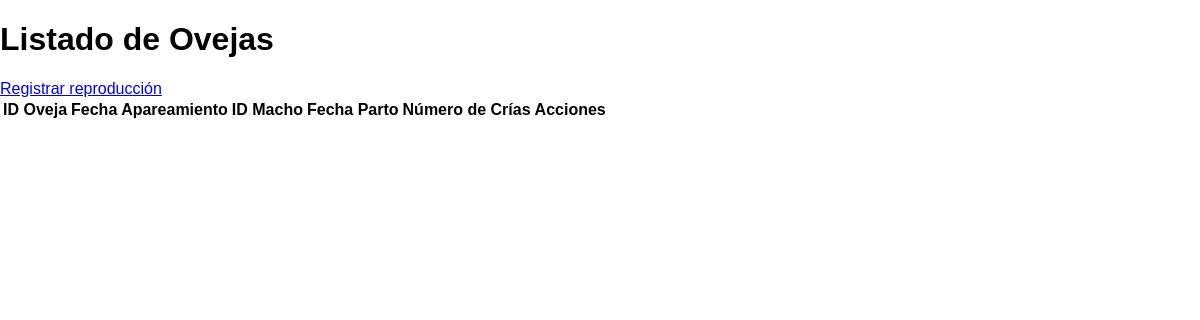
The app's page /listar_reproduccion, older data.
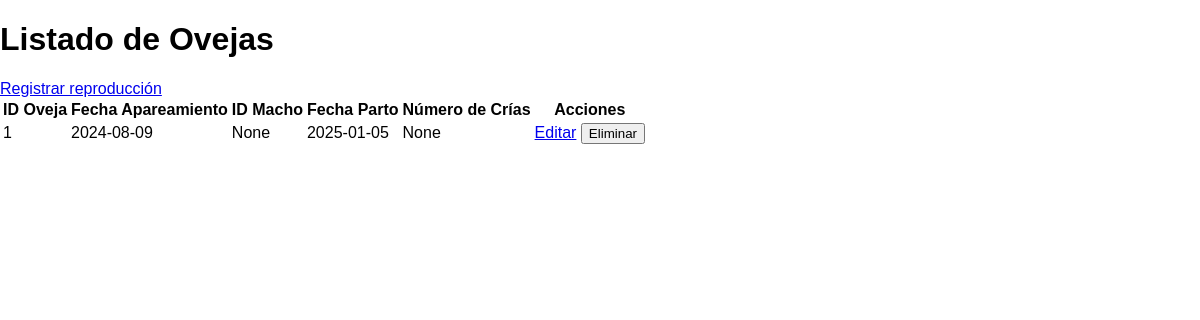
The same page, newer data.
### app/models.py (models this page shows)
class Reproduccion(db.Model):
    id = db.Column(db.Integer, primary_key=True)
    id_oveja = db.Column(db.Integer, db.ForeignKey('oveja.id'), nullable=False)
    fecha_apareamiento = db.Column(db.Date, nullable=False)
    id_macho = db.Column(db.Integer, db.ForeignKey('oveja.id'), nullable=True)
    fecha_parto = db.Column(db.Date, nullable=True)
    num_crias = db.Column(db.Integer, nullable=True)

### app/routes.py (the view)
@app.route('/listar_reproduccion')
def listar_reproduccion():
    reproducciones = Reproduccion.query.all()  # Renombra la variable
    return render_template('listar_reproduccion.html', reproducciones=reproducciones)

### app/templates/listar_reproduccion.html (shortened to what this page needs)
<!DOCTYPE html>
<html lang="es">
<head>
    <link rel="stylesheet" href="{{ url_for('static', filename='styles.css') }}">
</head>
<body>
    <h1>Listado de Ovejas</h1>
    <a href="{{ url_for('registrar_reproduccion') }}">Registrar reproducción</a>
    <table>
        <thead>
            <tr>
                <th>ID Oveja</th>
                <th>Fecha Apareamiento</th>
                <th>ID Macho</th>
                <th>Fecha Parto</th>
                <th>Número de Crías</th>
                <th>Acciones</th>
            </tr>
        </thead>
        <tbody>
            {% for reproduccion in reproducciones %}
            <tr>
                <td>{{ reproduccion.id_oveja }}</td>
                <td>{{ reproduccion.fecha_apareamiento.strftime('%Y-%m-%d') }}</td>
                <td>{{ reproduccion.id_macho }}</td>
                <td>{{ reproduccion.fecha_parto.strftime('%Y-%m-%d') }}</td>
                <td>{{ reproduccion.num_crias }}</td>
                <td>
                    <a href="{{ url_for('editar_reproduccion', id=reproduccion.id) }}">Editar</a>
                    <form action="{{ url_for('eliminar_reproduccion', id=reproduccion.id) }}" method="POST" style="display:inline;">
                        <button type="submit" onclick="return confirm('¿Estás seguro de que deseas eliminar este registro de reproducción?');">Eliminar</button>
                    </form>
                </td>
            </tr>
            {% endfor %}
        </tbody>
    </table>
</body>
</html>

### app/static/styles.css (style rules this page uses)
body { font-family: Arial, sans-serif; margin: 0; padding: 0; box-sizing: border-box; }

Row changes from the older to the newer data that the page shows:
added Reproduccion: id_oveja "1", fecha_apareamiento "2024-08-09", id_macho "None", fecha_parto "2025-01-05", num_crias "None"
